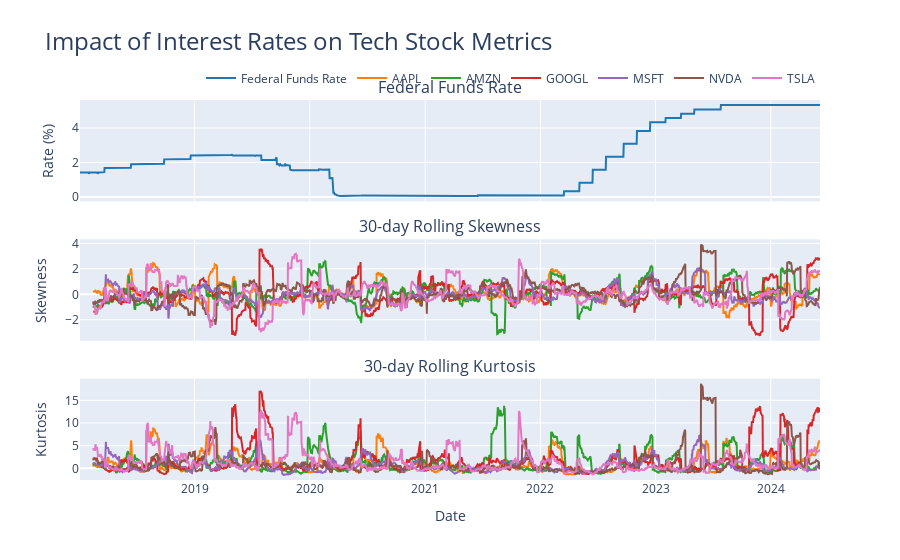

Notebook code for this chart:
### Markdown cell above
## Comparing Interest rates with 30 day rolling Skewness and Kurtosis

### Code cell
def plot_metrics_vs_rates(returns, interest_rates):
    aligned_data = pd.concat([returns, interest_rates], axis=1, join='inner')
    aligned_returns = aligned_data.iloc[:, :-1]
    aligned_rates = aligned_data.iloc[:, -1]
    
    rolling_skew = aligned_returns.rolling(window=30).skew()
    rolling_kurt = aligned_returns.rolling(window=30).kurt()
    
    # Create subplots
    fig = make_subplots(rows=3, cols=1, 
                        shared_xaxes=True, 
                        vertical_spacing=0.1,
                        subplot_titles=("Federal Funds Rate", "30-day Rolling Skewness", "30-day Rolling Kurtosis"))

    # Add traces for interest rates
    fig.add_trace(
        go.Scatter(x=aligned_rates.index, y=aligned_rates, name="Federal Funds Rate", line=dict(color='#1f77b4')),
        row=1, col=1
    )

    # Color palette for stocks
    colors = ['#ff7f0e', '#2ca02c', '#d62728', '#9467bd', '#8c564b', '#e377c2']

    # Add traces for skewness
    for i, column in enumerate(rolling_skew.columns):
        fig.add_trace(
            go.Scatter(x=rolling_skew.index, y=rolling_skew[column], name=f"{column}", line=dict(color=colors[i])),
            row=2, col=1
        )

    # Add traces for kurtosis
    for i, column in enumerate(rolling_kurt.columns):
        fig.add_trace(
            go.Scatter(x=rolling_kurt.index, y=rolling_kurt[column], name=f"{column}", line=dict(color=colors[i]), showlegend=False),
            row=3, col=1
        )

    # Update layout
    fig.update_layout(
        height=900,
        title=dict(
            text="Impact of Interest Rates on Tech Stock Metrics",
            font=dict(size=24)
        ),
        showlegend=True,
        legend=dict(
            orientation="h",
            yanchor="bottom",
            y=1.02,
            xanchor="right",
            x=1
        ),
        font=dict(size=12)
    )

    # Update y-axes
    fig.update_yaxes(title_text="Rate (%)", row=1, col=1)
    fig.update_yaxes(title_text="Skewness", row=2, col=1)
    fig.update_yaxes(title_text="Kurtosis", row=3, col=1)

    # Update x-axis
    fig.update_xaxes(title_text="Date", row=3, col=1)

    # Update subplot titles
    for i in range(len(fig.layout.annotations)):
        fig.layout.annotations[i].font.size = 16

    # Show plot
    fig.show()

    # Save as HTML file for easy sharing
    fig.write_html("metrics_vs_rates.html")

    return fig  # Return the figure object for further customization if needed

# Usage in main script:
interest_rates = get_interest_rates(start_date, end_date)
fig = plot_metrics_vs_rates(returns, interest_rates)


fig.write_image("metrics_vs_rates.png", width=1200, height=900)

### Figure 1 — Plotly figure (JSON) as saved in the notebook; plotly's stock layout.template omitted (floating-point values rounded to 4 significant figures; data arrays with more than 128 entries replaced by an {"elided": "..."} marker saying what was removed)
{"data": [{"line": {"color": "#1f77b4"}, "name": "Federal Funds Rate", "type": "scatter", "x": {"elided": "1616 str values"}, "xaxis": "x", "y": {"elided": "1616 float values"}, "yaxis": "y"}, {"line": {"color": "#ff7f0e"}, "name": "AAPL", "type": "scatter", "x": {"elided": "1616 str values"}, "xaxis": "x2", "y": {"elided": "1616 float values"}, "yaxis": "y2"}, {"line": {"color": "#2ca02c"}, "name": "AMZN", "type": "scatter", "x": {"elided": "1616 str values"}, "xaxis": "x2", "y": {"elided": "1616 float values"}, "yaxis": "y2"}, {"line": {"color": "#d62728"}, "name": "GOOGL", "type": "scatter", "x": {"elided": "1616 str values"}, "xaxis": "x2", "y": {"elided": "1616 float values"}, "yaxis": "y2"}, {"line": {"color": "#9467bd"}, "name": "MSFT", "type": "scatter", "x": {"elided": "1616 str values"}, "xaxis": "x2", "y": {"elided": "1616 float values"}, "yaxis": "y2"}, {"line": {"color": "#8c564b"}, "name": "NVDA", "type": "scatter", "x": {"elided": "1616 str values"}, "xaxis": "x2", "y": {"elided": "1616 float values"}, "yaxis": "y2"}, {"line": {"color": "#e377c2"}, "name": "TSLA", "type": "scatter", "x": {"elided": "1616 str values"}, "xaxis": "x2", "y": {"elided": "1616 float values"}, "yaxis": "y2"}, {"line": {"color": "#ff7f0e"}, "name": "AAPL", "showlegend": false, "type": "scatter", "x": {"elided": "1616 str values"}, "xaxis": "x3", "y": {"elided": "1616 float values"}, "yaxis": "y3"}, {"line": {"color": "#2ca02c"}, "name": "AMZN", "showlegend": false, "type": "scatter", "x": {"elided": "1616 str values"}, "xaxis": "x3", "y": {"elided": "1616 float values"}, "yaxis": "y3"}, {"line": {"color": "#d62728"}, "name": "GOOGL", "showlegend": false, "type": "scatter", "x": {"elided": "1616 str values"}, "xaxis": "x3", "y": {"elided": "1616 float values"}, "yaxis": "y3"}, {"line": {"color": "#9467bd"}, "name": "MSFT", "showlegend": false, "type": "scatter", "x": {"elided": "1616 str values"}, "xaxis": "x3", "y": {"elided": "1616 float values"}, "yaxis": "y3"}, {"line": {"color": "#8c564b"}, "name": "NVDA", "showlegend": false, "type": "scatter", "x": {"elided": "1616 str values"}, "xaxis": "x3", "y": {"elided": "1616 float values"}, "yaxis": "y3"}, {"line": {"color": "#e377c2"}, "name": "TSLA", "showlegend": false, "type": "scatter", "x": {"elided": "1616 str values"}, "xaxis": "x3", "y": {"elided": "1616 float values"}, "yaxis": "y3"}], "layout": {"annotations": [{"font": {"size": 16}, "showarrow": false, "text": "Federal Funds Rate", "x": 0.5, "xanchor": "center", "xref": "paper", "y": 1, "yanchor": "bottom", "yref": "paper"}, {"font": {"size": 16}, "showarrow": false, "text": "30-day Rolling Skewness", "x": 0.5, "xanchor": "center", "xref": "paper", "y": 0.6333, "yanchor": "bottom", "yref": "paper"}, {"font": {"size": 16}, "showarrow": false, "text": "30-day Rolling Kurtosis", "x": 0.5, "xanchor": "center", "xref": "paper", "y": 0.2667, "yanchor": "bottom", "yref": "paper"}], "autosize": true, "font": {"size": 12}, "legend": {"orientation": "h", "x": 1, "xanchor": "right", "y": 1.02, "yanchor": "bottom"}, "showlegend": true, "title": {"font": {"size": 24}, "text": "Impact of Interest Rates on Tech Stock Metrics"}, "xaxis": {"anchor": "y", "autorange": true, "domain": [0, 1], "matches": "x3", "range": ["2018-01-03", "2024-06-05"], "showticklabels": false, "type": "date"}, "xaxis2": {"anchor": "y2", "autorange": true, "domain": [0, 1], "matches": "x3", "range": ["2018-01-03", "2024-06-05"], "showticklabels": false, "type": "date"}, "xaxis3": {"anchor": "y3", "autorange": true, "domain": [0, 1], "range": ["2018-01-03", "2024-06-05"], "title": {"text": "Date"}, "type": "date"}, "yaxis": {"anchor": "x", "autorange": true, "domain": [0.7333, 1], "range": [-0.2539, 5.624], "title": {"text": "Rate (%)"}, "type": "linear"}, "yaxis2": {"anchor": "x2", "autorange": true, "domain": [0.3667, 0.6333], "range": [-3.636, 4.314], "title": {"text": "Skewness"}, "type": "linear"}, "yaxis3": {"anchor": "x3", "autorange": true, "domain": [0, 0.2667], "range": [-2.565, 19.78], "title": {"text": "Kurtosis"}, "type": "linear"}}}
